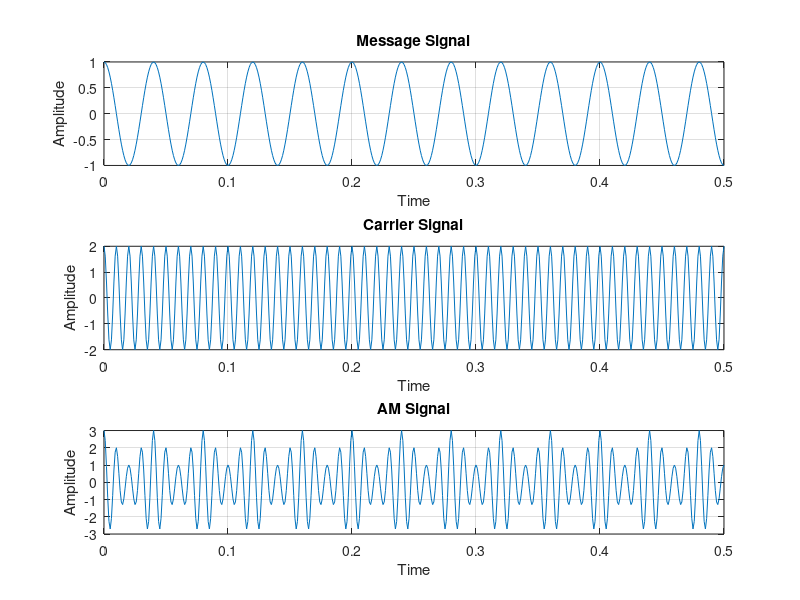

Write MATLAB code to recreate this figure.
clc;
clear all;
close all;
fm=25;

fc=100;
am=1;
ac=2;
t=0:0.001:0.5;

k=am/ac;

m=am*cos(2*pi*fm*t);
subplot(3,1,1);
plot(t,m);
xlabel('Time');
ylabel('Amplitude');
title('Message Signal');
grid on;

c=ac*cos(2*pi*fc*t);
subplot(3,1,2);
plot(t,c);
xlabel('Time');
ylabel('Amplitude');
title('Carrier Signal');
grid on;

y=(1+(k*m)).*c;
subplot(3,1,3);
plot(t,y);
xlabel('Time');
ylabel('Amplitude');
title('AM Signal');
grid on;
